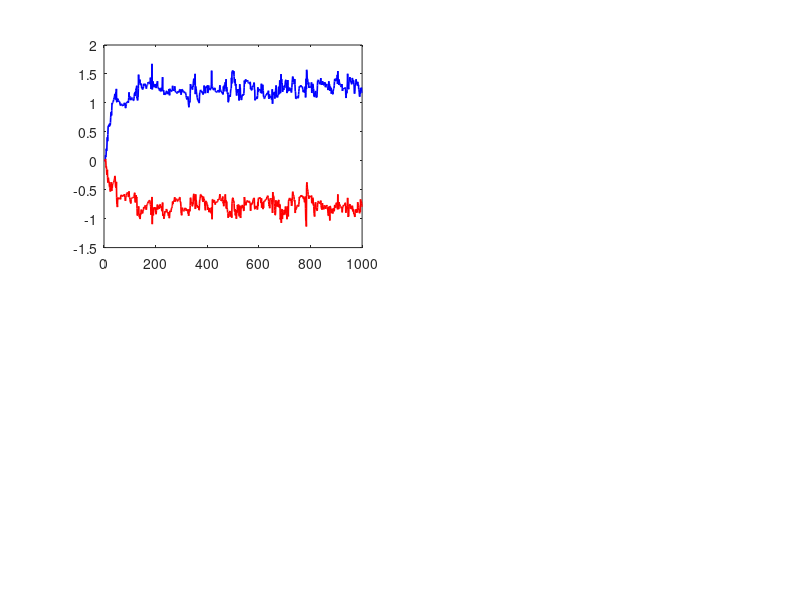

Here is the MATLAB script that generated this plot: (Note: this script raises an error after producing the figure.)
%% Task 2: Adaptive Linear Prediction Using the LMS Algorithm
% AR(2) process: x(n) = 1.2728*x(n-1) - 0.81*x(n-2) + v(n)
% Optimum predictor coefficients: w1 = 1.2728, w2 = -0.81
% sigma_v^2 = 1

clear; close all; clc;

%% =========================================================
%  PART 1: Generate the AR(2) signal x(n)
%% =========================================================
N = 1000;
v = randn(N, 1);   % unit-variance white noise

x = zeros(N, 1);
for n = 3:N
    x(n) = 1.2728*x(n-1) - 0.81*x(n-2) + v(n);
end

%% =========================================================
%  PART 2: LMS Adaptive Linear Predictor
%  x_hat(n) = w_n(1)*x(n-1) + w_n(2)*x(n-2)
%  Update: w_{n+1}(k) = w_n(k) + mu * e(n) * x(n-k)
%% =========================================================
mu_values = [0.02, 0.04];
colors    = {'b', 'r'};

figure('Name','Convergence of Filter Coefficients','NumberTitle','off');

for idx = 1:length(mu_values)
    mu = mu_values(idx);

    w      = zeros(2, 1);        % initial weights = 0
    W_hist = zeros(N, 2);
    E_sq   = zeros(N, 1);

    for n = 3:N
        x_vec = [x(n-1); x(n-2)];
        x_hat = w' * x_vec;
        e     = x(n) - x_hat;
        w     = w + mu * e * x_vec;  % LMS update

        W_hist(n, :) = w';
        E_sq(n)      = e^2;
    end

    % Plot: Coefficient Convergence
    subplot(2, 2, (idx-1)*2 + 1);
    plot(W_hist(:,1), 'b', 'LineWidth', 1.2); hold on;
    plot(W_hist(:,2), 'r', 'LineWidth', 1.2);
    yline(1.2728, 'b--', 'LineWidth', 1);
    yline(-0.81,  'r--', 'LineWidth', 1);
    xlabel('Iteration'); ylabel('Coefficients');
    title(sprintf('Coefficients Convergence  (\\mu = %.2f)', mu));
    legend('w_n(1)', 'w_n(2)', 'w_1^{opt}=1.2728', 'w_2^{opt}=-0.81', ...
           'Location','east');
    grid on; xlim([1 N]);

    % Plot: Squared Prediction Error
    subplot(2, 2, (idx-1)*2 + 2);
    plot(E_sq, colors{idx}, 'LineWidth', 0.8);
    xlabel('Iteration'); ylabel('Squared Error');
    title(sprintf('Squared Prediction Error  (\\mu = %.2f)', mu));
    grid on; xlim([1 N]);
    if mu == 0.04
        ylim([0 20]);
    end
end
sgtitle('LMS Adaptive Linear Predictor — Convergence');

%% =========================================================
%  PART 3: PSD via Z-transform, then residuez for r_x(k)
%
%  H(z) = 1 / (1 - 1.2728z^{-1} + 0.81z^{-2})
%  P_x(z) = sigma_v^2 * H(z) * H(1/z)
%
%  H(1/z) = 1/(1-1.2728z+0.81z^2) = z^{-2}/(0.81-1.2728z^{-1}+z^{-2})
%
%  So P_x(z) = z^{-2} / [(1-1.2728z^{-1}+0.81z^{-2})(0.81-1.2728z^{-1}+z^{-2})]
%
%  Use residuez -> partial fractions -> inverse Z-transform gives r_x(k)
%
%  KEY RULE: poles with |p|<1 are CAUSAL -> r_x(k>=0) = sum R_i * p_i^k
%            poles with |p|>1 are ANTI-CAUSAL -> contribute only for k<0
%% =========================================================

%% 3a) Define PSD as ratio of polynomials in z^{-1}
num_psd = [0, 0, 1];                           % z^{-2} numerator
den_psd = conv([1, -1.2728, 0.81], ...         % den of H(z)
               [0.81, -1.2728, 1]);             % den of H(1/z) in z^{-1}

%% 3b) Partial fraction expansion
[R_pf, p, C] = residuez(num_psd, den_psd);

fprintf('\n--- Partial Fraction Expansion (residuez) ---\n');
fprintf('Poles:\n'); disp(p);
fprintf('Residues:\n'); disp(R_pf);
fprintf('|Poles|:\n'); disp(abs(p));

%% 3c) Extract CAUSAL poles only (|p| < 1) for r_x(k >= 0)
%
%  For the two-sided PSD:
%    Causal poles   (|p|<1)  -> r_x(k) for k >= 0  via  R_i * p_i^k
%    Anti-causal poles (|p|>1) -> r_x(k) for k <  0  (not needed here)
%
%  Therefore:  r_x(k) = real( sum_i  R_i * p_i^k )   for k >= 0
%              where the sum is over CAUSAL poles ONLY

causal_mask = abs(p) < (1 - 1e-9);
p_c = p(causal_mask);
R_c = R_pf(causal_mask);

fprintf('\n--- Causal poles (|p| < 1) ---\n');
disp(p_c);

% Compute r_x(0), r_x(1), r_x(2)
r0 = real(sum(R_c));                % p_i^0 = 1 for all
r1 = real(sum(R_c .* p_c.^1));
r2 = real(sum(R_c .* p_c.^2));

fprintf('\n--- Autocorrelation (analytical via residuez, causal poles only) ---\n');
fprintf('r_x(0) = %.4f   (lecture answer: 5.7524)\n', r0);
fprintf('r_x(1) = %.4f   (lecture answer: 4.0451)\n', r1);
fprintf('r_x(2) = %.4f\n', r2);

%% 3d) Plot the PSD (analytical)
omega = linspace(-pi, pi, 1024);
z_eval = exp(1j*omega);
H_z    = 1 ./ (1 - 1.2728*z_eval.^(-1) + 0.81*z_eval.^(-2));
Pxx_analytical = abs(H_z).^2;      % sigma_v^2 = 1

figure('Name','Power Spectral Density (Analytical)','NumberTitle','off');
plot(omega/pi, 10*log10(Pxx_analytical), 'b', 'LineWidth', 1.5);
xlabel('Normalised Frequency (\times\pi rad/sample)');
ylabel('PSD (dB)');
title('Power Spectral Density of x(n) — Analytical');
grid on;

%% 3e) Autocorrelation matrix R (2x2 Toeplitz)
R_mat = toeplitz([r0, r1]);

fprintf('\n--- Autocorrelation Matrix R ---\n');
fprintf('R = [%.4f  %.4f]\n', R_mat(1,1), R_mat(1,2));
fprintf('    [%.4f  %.4f]\n', R_mat(2,1), R_mat(2,2));
fprintf('(Lecture answer: R = [5.7524  4.0451; 4.0451  5.7524])\n');

%% 3f) Eigenvalues and step-size upper bound
eigenvalues = eig(R_mat);
lambda_max  = max(real(eigenvalues));
lambda_min  = min(real(eigenvalues));

% LMS convergence bound: 0 < mu < 2 / lambda_max
mu_max = 2 / lambda_max;

fprintf('\n--- Eigenvalues of R ---\n');
fprintf('lambda_max = %.4f   (lecture answer: 9.7975)\n', lambda_max);
fprintf('lambda_min = %.4f\n', lambda_min);
fprintf('\n--- Step-size Upper Bound:  0 < mu < 2/lambda_max ---\n');
fprintf('mu_max = 2 / %.4f = %.4f   (lecture answer: 0.2041)\n', lambda_max, mu_max);
fprintf('\nNote: mu should be ~1 order of magnitude below mu_max.\n');
fprintf('      mu=0.02 is a good choice (lecture recommendation).\n');
fprintf('      Both 0.02 and 0.04 satisfy the bound.\n');

%% =========================================================
%  PART 4: Final Summary
%% =========================================================
fprintf('\n============= SUMMARY =============\n');
fprintf('Optimum coefficients : w1 = 1.2728,  w2 = -0.81\n');
fprintf('Minimum MSE          : xi_min = sigma_v^2 = 1\n');
fprintf('r_x(0) = %.4f,  r_x(1) = %.4f\n', r0, r1);
fprintf('R = [%.4f  %.4f;\n     %.4f  %.4f]\n', R_mat(1,1),R_mat(1,2),R_mat(2,1),R_mat(2,2));
fprintf('lambda_max = %.4f,  lambda_min = %.4f\n', lambda_max, lambda_min);
fprintf('Step-size bound: 0 < mu < %.4f\n', mu_max);
